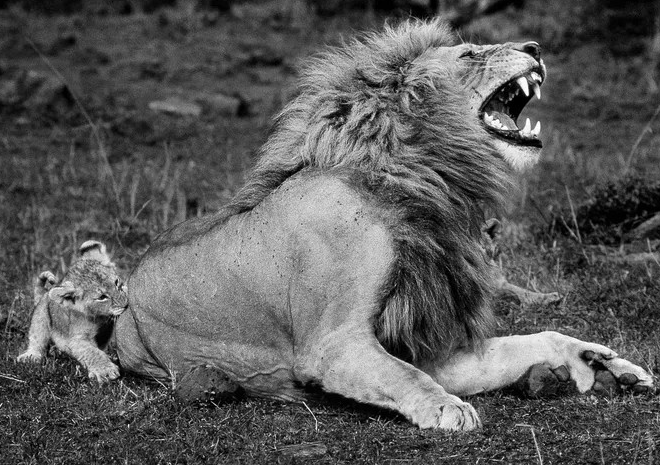
#> input picture lab01/zad14/lwy.png, 660 x 465 px
$ python zad14.py
#> lines starting #> are read from the running program, lines starting #| are printed output that depends on the picture
import numpy as np
from PIL import Image
import matplotlib.pyplot as plt

src = Image.open("lwy.png").convert("L")
#> src is the input picture: PIL image 660x465 L; min 0, max 255, mean 91.4
src_arr = np.array(src, dtype=np.float64)
H, W = src_arr.shape
#> H = 465; W = 660

D = np.array([[7, 1, 5], [3, 0, 2], [4, 8, 6]], dtype=np.float64)

T = (D + 1) / (D.size + 1) * 255

i_idx = np.arange(H)[:, None] % 3
j_idx = np.arange(W)[None, :] % 3
threshold_map = T[i_idx, j_idx]

result = np.where(src_arr >= threshold_map, 255, 0).astype(np.uint8)
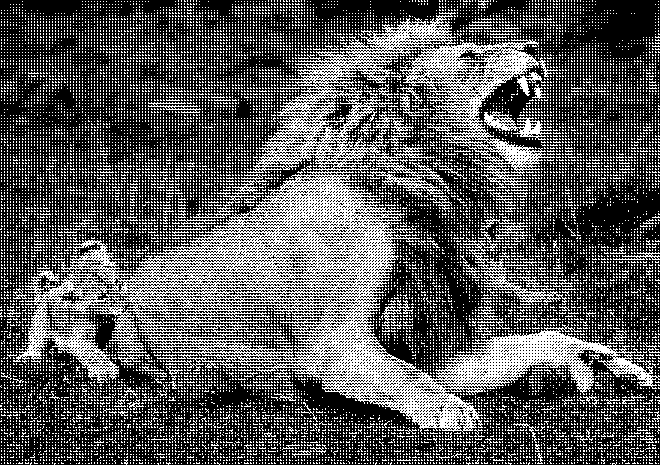
#> result: shape (465, 660); 34.4% white in thin lines or dots

fig, (ax1, ax2) = plt.subplots(1, 2, figsize=(8, 4))
ax1.imshow(src_arr.astype(np.uint8), cmap="gray", vmin=0, vmax=255)
ax1.set_title("Oryginał")
ax1.axis("off")
ax2.imshow(result, cmap="gray", vmin=0, vmax=255)
ax2.set_title("Dithering zmiennym progiem 3×3")
ax2.axis("off")
plt.tight_layout()
plt.savefig("ordered_dither_porownanie.png", dpi=150)
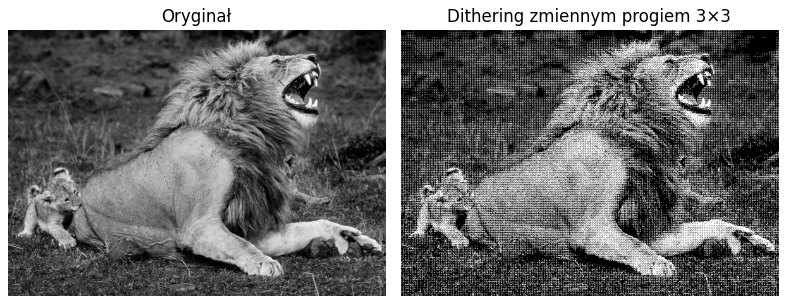
#> figure drawn by matplotlib, 2 panels
plt.show()
